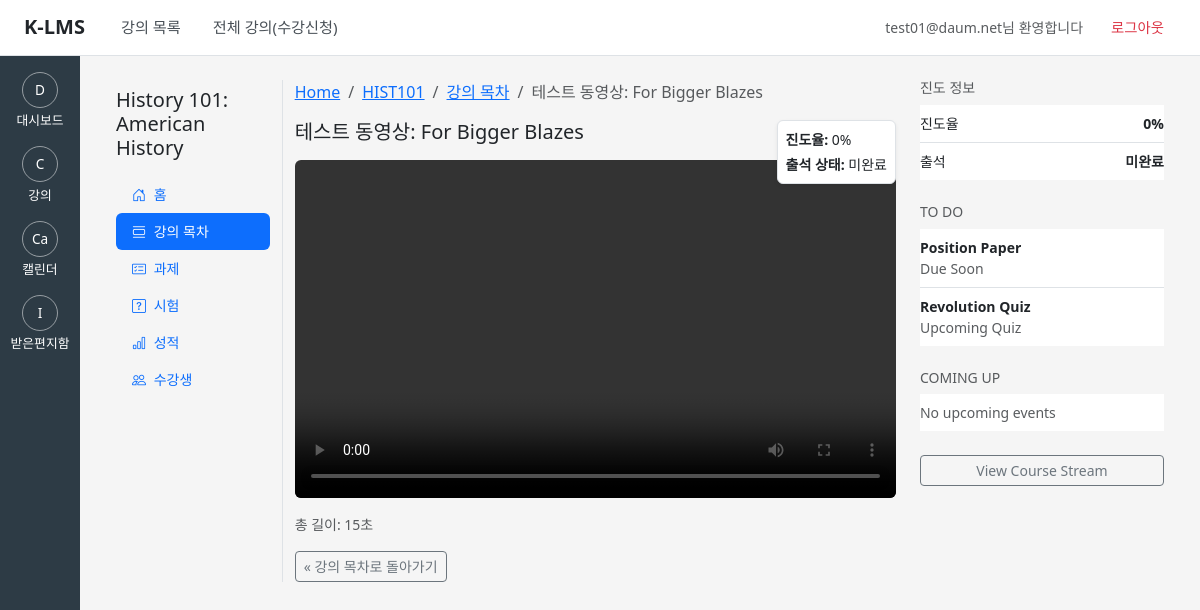
Screenshot of /api/core/videos/1/ (signed in) with the database file from the repository.
### core/models.py (models this page shows, shortened)
class User(AbstractUser):
    email = models.EmailField(
        unique=True,
        blank=False,
        null=False,
        help_text="로그인 및 알림에 사용되는 기본 이메일 (시스템 전역 유일)",
    )
    sis_id = models.CharField(
        max_length=64,
        unique=True,
        null=True,
        blank=True,
        help_text="SIS 학번/사번. 없을 수도 있지만, 있으면 유일해야 함.",
    )
    avatar_url = models.URLField(
        max_length=500,
        null=True,
        blank=True,
        help_text="사용자 프로필 사진 URL",
    )
    time_zone = models.CharField(
        max_length=50,
        default="UTC",
        help_text="사용자 선호 타임존 (예: UTC, Asia/Seoul)",
    )
    class Meta:
        verbose_name = "User"
        verbose_name_plural = "Users"

class Video(models.Model):
    course = models.ForeignKey(
        "courses.Course",
        on_delete=models.CASCADE,
        related_name="videos",
        help_text="소속 강의",
    )
    title = models.CharField(max_length=255, help_text="동영상 제목")
    video_url = models.URLField(
        max_length=500,
        blank=True,
        null=True,
        help_text="동영상 URL (mp4 직접 링크 등)",
    )
    video_file = models.FileField(
        upload_to="videos/%Y/%m/",
        blank=True,
        null=True,
        help_text="업로드한 동영상 파일",
    )
    duration = models.PositiveIntegerField(
        default=0,
        help_text="총 길이(초)",
    )
    class Meta:
        ordering = ["id"]
        verbose_name = "Video"
        verbose_name_plural = "Videos"
    def get_src_url(self):
        if self.video_url:
            return self.video_url
        if self.video_file:
            return self.video_file.url
        return None

### courses/models.py (models this page shows, shortened)
class Course(models.Model):
    account = models.ForeignKey(
        Account,
        related_name="courses",
        on_delete=models.CASCADE,
        help_text="이 강의가 속한 계정(또는 하위 계정)",
    )
    term = models.ForeignKey(
        Term,
        related_name="courses",
        on_delete=models.PROTECT,
        help_text="이 강의가 열리는 학기",
    )
    name = models.CharField(max_length=255)
    course_code = models.CharField(
        max_length=50,
        help_text="강의 코드(예: CS101, ENG-202 등)",
    )
    is_public = models.BooleanField(
        default=False,
        help_text="공개 강의 여부 (예: 카탈로그에 노출할지 여부)",
    )
    class Meta:
        verbose_name = "Course"
        verbose_name_plural = "Courses"

### core/views.py (the view)
@login_required
def video_detail(request, video_id: int):
    video = get_object_or_404(Video, id=video_id)
    course = video.course
    progress = VideoProgress.objects.filter(
        user=request.user,
        video=video,
    ).first()
    duration = video.duration or 1
    watched = progress.watched_time if progress else 0
    progress_percent = round(watched / duration * 100, 1)
    progress_status = "완료" if (progress and progress.is_completed) else "미완료"
    context = {
        "course": course,
        "video": video,
        "progress": progress,
        "video_src": video.get_src_url(),
        "progress_percent": progress_percent,
        "progress_status": progress_status,
        "active_tab": "modules",
    }
    return render(request, "courses/video_detail.html", context)

### templates/courses/video_detail.html (shortened to what this page needs)
{% extends "courses/course_base.html" %}
{% block course_breadcrumbs %}
  <nav aria-label="breadcrumb" class="mb-3">
    <ol class="breadcrumb mb-0">
      <li class="breadcrumb-item">
        <a href="{% url 'dashboard' %}">Home</a>
      </li>
      <li class="breadcrumb-item">
        <a href="{% url 'course_detail' course.id %}">{{ course.course_code }}</a>
      </li>
      <li class="breadcrumb-item">
        <a href="{% url 'video_list' course.id %}">강의 목차</a>
      </li>
      <li class="breadcrumb-item active" aria-current="page">
        {{ video.title }}
      </li>
    </ol>
  </nav>
{% endblock %}
{% block course_content %}
  <div class="position-relative">
    <div class="position-absolute top-0 end-0 p-2 bg-white border rounded shadow-sm" style="z-index: 10;">
      <div class="small mb-1">
        <strong>진도율:</strong>
        <span id="progress-percent">{{ progress_percent|default:0 }}%</span>
      </div>
      <div class="small">
        <strong>출석 상태:</strong>
        <span id="progress-status">{{ progress_status|default:"미완료" }}</span>
      </div>
    </div>
    <h2 class="h5 mb-3">{{ video.title }}</h2>
    {% if video_src %}
    <div class="ratio ratio-16x9 mb-3">
      <video
        id="main-video-player"
        class="rounded"
        controls
        playsinline
        preload="metadata"
        data-video-id="{{ video.id }}"
        data-duration="{{ video.duration }}"
      >
        <source src="{{ video_src }}" type="video/mp4" />
      </video>
    </div>
    {% else %}
    <div class="alert alert-warning">
      재생할 동영상이 없습니다. (video_url 또는 video_file을 설정해주세요.)
    </div>
    {% endif %}
    <p class="text-muted small mb-0">
      총 길이: {{ video.duration }}초
    </p>
  </div>
  <div class="mt-3">
    <a href="{% url 'video_list' course.id %}" class="btn btn-outline-secondary btn-sm">
      &laquo; 강의 목차로 돌아가기
    </a>
  </div>
{% endblock %}
{% block course_sidebar %}
  <div class="mb-4">
    <h6 class="text-uppercase text-muted small mb-2">진도 정보</h6>
    <ul class="list-group list-group-flush small">
      <li class="list-group-item px-0 d-flex justify-content-between">
        <span>진도율</span>
        <strong id="sidebar-percent">{{ progress_percent|default:0 }}%</strong>
      </li>
      <li class="list-group-item px-0 d-flex justify-content-between">
        <span>출석</span>
        <strong id="sidebar-status">{{ progress_status|default:"미완료" }}</strong>
      </li>
    </ul>
  </div>
  {{ block.super }}
{% endblock %}

### templates/courses/course_base.html (shortened to what this page needs)
{% extends "base.html" %}
{% block content %}
  <div class="container-fluid">
    <div class="row">
      <nav class="col-md-2 col-lg-2 mb-4 border-end">
        <h5 class="mt-2 mb-3">{{ course.name }}</h5>
        <ul class="nav nav-pills flex-column small">
          <li class="nav-item">
            <a
              class="nav-link {% if active_tab == 'home' %}active{% endif %}"
              href="{% url 'course_detail' course.id %}"
            >
              <i class="bi bi-house-door me-1"></i> 홈
            </a>
          </li>
          <li class="nav-item">
            <a
              class="nav-link {% if active_tab == 'modules' %}active{% endif %}"
              href="{% url 'video_list' course.id %}"
            >
              <i class="bi bi-view-list me-1"></i> 강의 목차
            </a>
          </li>
          <li class="nav-item">
            <a
              class="nav-link {% if active_tab == 'assignments' %}active{% endif %}"
              href="#"
              onclick="alert('과제 목록 페이지는 개발 중입니다.'); return false;"
            >
              <i class="bi bi-card-checklist me-1"></i> 과제
            </a>
          </li>
          <li class="nav-item">
            <a
              class="nav-link {% if active_tab == 'quizzes' %}active{% endif %}"
              href="#"
              onclick="alert('퀴즈 목록은 개발 중입니다.'); return false;"
            >
              <i class="bi bi-question-square me-1"></i> 시험
            </a>
          </li>
          <li class="nav-item">
            <a
              class="nav-link {% if active_tab == 'grades' %}active{% endif %}"
              href="#"
              onclick="alert('성적부 페이지는 개발 중입니다.'); return false;"
            >
              <i class="bi bi-bar-chart me-1"></i> 성적
            </a>
          </li>
          <li class="nav-item">
            <a
              class="nav-link {% if active_tab == 'people' %}active{% endif %}"
              href="#"
              onclick="alert('수강생 목록은 개발 중입니다.'); return false;"
            >
              <i class="bi bi-people me-1"></i> 수강생
            </a>
          </li>
        </ul>
      </nav>
      <section class="col-md-7 col-lg-7 mb-4">
        {% block course_breadcrumbs %}{% endblock %}
        {% block course_content %}{% endblock %}
      </section>
      <aside class="col-md-3 col-lg-3">
        {% block course_sidebar %}
          <div class="mb-4">
            <h6 class="text-uppercase text-muted small mb-2">To Do</h6>
            <ul class="list-group list-group-flush small">
              <li class="list-group-item px-0">
                <strong>Position Paper</strong><br />
                <span class="text-muted">Due Soon</span>
              </li>
              <li class="list-group-item px-0">
                <strong>Revolution Quiz</strong><br />
                <span class="text-muted">Upcoming Quiz</span>
              </li>
            </ul>
          </div>
          <div class="mb-4">
            <h6 class="text-uppercase text-muted small mb-2">Coming Up</h6>
            <ul class="list-group list-group-flush small">
              <li class="list-group-item px-0">
                <span class="text-muted">No upcoming events</span>
              </li>
            </ul>
          </div>
          <div class="d-grid">
            <button class="btn btn-outline-secondary btn-sm" type="button">
              View Course Stream
            </button>
          </div>
        {% endblock %}
      </aside>
    </div>
  </div>
{% endblock %}

### templates/base.html (shortened to what this page needs)
<!DOCTYPE html>
<html lang="ko">
  <head>
    <link
      href="https://cdn.jsdelivr.net/npm/bootstrap@5.3.3/dist/css/bootstrap.min.css"
      rel="stylesheet"
    />
    <link
      rel="stylesheet"
      href="https://cdn.jsdelivr.net/npm/bootstrap-icons@1.11.3/font/bootstrap-icons.css"
    />
  </head>
  <body>
    <header class="top-header">
      <div class="top-header-left">
        <a href="{% url 'dashboard' %}" class="top-header-logo">
          K-LMS
        </a>
        <nav class="top-header-nav">
          <a href="{% url 'dashboard' %}">강의 목록</a>
          <a href="{% url 'course_catalog' %}">전체 강의(수강신청)</a>
        </nav>
      </div>
      <div class="top-header-right">
        {% if user.is_authenticated %}
          <span class="text-muted small me-1">
            {{ user.username }}님 환영합니다
          </span>
          <form method="post" action="{% url 'logout' %}" class="d-inline mb-0">
            <button type="submit" class="btn-logout">
              로그아웃
            </button>
          </form>
        {% endif %}
      </div>
    </header>
    <nav class="canvas-sidebar">
      <a href="{% url 'dashboard' %}">
        <div class="icon-circle">D</div>
        <div>대시보드</div>
      </a>
      <a href="#">
        <div class="icon-circle">C</div>
        <div>강의</div>
      </a>
      <a href="#">
        <div class="icon-circle">Ca</div>
        <div>캘린더</div>
      </a>
      <a href="#">
        <div class="icon-circle">I</div>
        <div>받은편지함</div>
      </a>
    </nav>
    <main class="canvas-content">
      {% block content %}{% endblock %}
    </main>
  </body>
</html>

### templates/base.html (style rules this page uses)
body { margin: 0; padding: 0; }
.top-header { position: fixed; top: 0; left: 0; right: 0; height: 56px; background-color: #ffffff; border-bottom: 1px solid #dee2e6; display: flex; align-items: center; justify-content: space-between; padding: 0 1.5rem; z-index: 1100; }
.top-header-left { display: flex; align-items: center; gap: 1.5rem; }
.top-header-logo { font-weight: 700; font-size: 1.25rem; color: #212529; text-decoration: none; }
.top-header-nav { display: flex; align-items: center; gap: 0.5rem; }
.top-header-nav a { color: #495057; text-decoration: none; font-size: 0.95rem; padding: 0.35rem 0.75rem; border-radius: 0.25rem; }
.top-header-right { display: flex; align-items: center; gap: 0.75rem; }
.top-header .btn-logout { color: #dc3545; background: none; border: none; padding: 0.35rem 0.75rem; font-size: 0.9rem; cursor: pointer; }
.canvas-sidebar { position: fixed; left: 0; top: 56px; bottom: 0; width: 80px; background-color: #2d3b45; color: #ffffff; display: flex; flex-direction: column; align-items: center; padding-top: 1rem; z-index: 1000; }
.canvas-sidebar a { color: #ffffff; text-decoration: none; font-size: 0.8rem; text-align: center; margin-bottom: 1rem; }
.canvas-sidebar .icon-circle { width: 36px; height: 36px; border-radius: 50%; border: 1px solid rgba(255, 255, 255, 0.5); display: flex; align-items: center; justify-content: center; margin: 0 auto 0.2rem; font-size: 0.85rem; }
.canvas-content { margin-left: 80px; margin-top: 56px; padding: 1.5rem; min-height: calc(100vh - 56px); background-color: #f5f5f5; }

### rows the page displays
User: username "test01@daum.net"
Course: name "History 101: American History", course_code "HIST101"
Video: title "테스트 동영상: For Bigger Blazes", duration "15"

### other values shown
{{ progress_percent|default:0 }} "0"
{{ progress_status|default:"미완료" }} "미완료"
